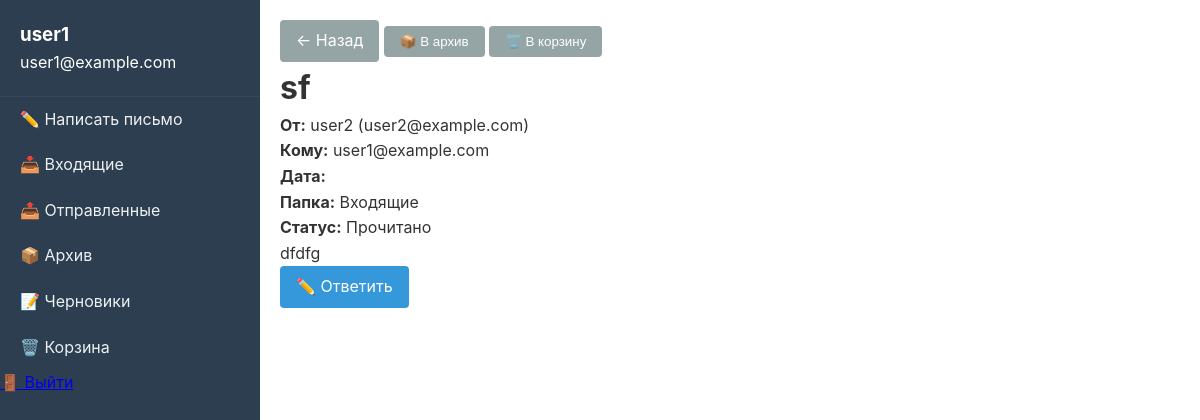
The page /email/11/ (signed in) on the database its author committed.
### mail/models.py (models this page shows)
class Email(models.Model):
    class Folder(models.TextChoices):
        INBOX = 'INBOX', 'Входящие'
        OUTBOX = 'OUTBOX', 'Исходящие'
        ARCHIVE = 'ARCHIVE', 'Архив'
        TRASH = 'TRASH', 'Корзина'
        DRAFTS = 'DRAFTS', 'Черновики'
    sender = models.ForeignKey(User, on_delete=models.CASCADE, related_name='sent_emails')
    recipients = models.ManyToManyField(User, related_name='received_emails')
    subject = models.CharField(max_length=255)
    body = models.TextField()
    created_at = models.DateTimeField(auto_now_add=True)
    sent_at = models.DateTimeField(null=True, blank=True)
    is_draft = models.BooleanField(default=False)

class EmailStatus(models.Model):
    email = models.ForeignKey(Email, on_delete=models.CASCADE, related_name='statuses')
    user = models.ForeignKey(User, on_delete=models.CASCADE, related_name='email_statuses')
    folder = models.CharField(max_length=10, choices=Email.Folder.choices, default=Email.Folder.INBOX)
    is_read = models.BooleanField(default=False)
    received_at = models.DateTimeField(default=timezone.now)
    class Meta:
        unique_together = ['email', 'user']

### mail/views.py (the view)
# urls.py: path('email/<int:email_id>/', views.email_detail, name='email_detail'),
@login_required
def email_detail(request, email_id):
    email = get_object_or_404(
        Email.objects.filter(
            Q(sender=request.user) | Q(recipients=request.user)
        ).select_related('sender').prefetch_related('recipients'),
        id=email_id
    )
    if request.user in email.recipients.all():
        EmailStatus.objects.filter(email=email, user=request.user).update(is_read=True)
    try:
        status = email.statuses.get(user=request.user)
    except EmailStatus.DoesNotExist:
        status = None
    return render(request, 'mail/email_detail.html', {
        'email': email,
        'status': status,
        'recipients_list': ', '.join([u.email for u in email.recipients.all()])
    })

### mail/templates/mail/email_detail.html (shortened to what this page needs)
{% extends 'mail/base.html' %}
{% block content %}
<div class="email-detail">
    <div class="email-header">
        <div class="email-actions">
            <a href="javascript:history.back()" class="btn-secondary">← Назад</a>
            {% if status.folder != 'ARCHIVE' %}
            <button onclick="moveEmail({{ email.id }}, 'ARCHIVE')" class="btn-secondary">📦 В архив</button>
            {% endif %}
            {% if status.folder != 'TRASH' %}
            <button onclick="moveEmail({{ email.id }}, 'TRASH')" class="btn-secondary">🗑️ В корзину</button>
            {% else %}
            <button onclick="deletePermanently({{ email.id }})" class="btn-danger">❌ Удалить навсегда</button>
            <button onclick="moveEmail({{ email.id }}, 'INBOX')" class="btn-secondary">↩️ Восстановить</button>
            {% endif %}
        </div>
    </div>
    <div class="email-content">
        <h1>{{ email.subject }}</h1>
        <div class="email-info">
            <p><strong>От:</strong> {{ email.sender.username }} ({{ email.sender.email }})</p>
            <p><strong>Кому:</strong> {{ recipients_list }}</p>
            <p><strong>Дата:</strong> {{ email.sent_at|date:"d.m.Y H:i"|default:email.created_at|date:"d.m.Y H:i" }}</p>
            {% if status %}
            <p><strong>Папка:</strong> {{ status.get_folder_display }}</p>
            <p><strong>Статус:</strong> {% if status.is_read %}Прочитано{% else %}Новое{% endif %}</p>
            {% endif %}
        </div>
        <div class="email-body">
            {{ email.body|linebreaks }}
        </div>
    </div>
    <div class="email-reply">
        <a href="{% url 'compose' %}?reply={{ email.id }}" class="btn-primary">✏️ Ответить</a>
    </div>
</div>
{% endblock %}

### mail/templates/mail/base.html (shortened to what this page needs)
<!DOCTYPE html>
<html lang="ru">
<head>
    {% load static %}
    <link rel="stylesheet" href="{% static 'mail/css/style.css' %}">
</head>
<body>
    {% if user.is_authenticated %}
    <div class="container">
        <aside class="sidebar">
            <div class="user-info">
                <h3>{{ user.username }}</h3>
                <p>{{ user.email }}</p>
            </div>
            <nav class="nav-menu">
                <a href="{% url 'compose' %}" class="compose-btn">✏️ Написать письмо</a>
                <ul>
                    <li class="{% if folder == 'inbox' %}active{% endif %}">
                        <a href="{% url 'inbox' %}">📥 Входящие
                        </a>
                    </li>
                    <li class="{% if folder == 'outbox' %}active{% endif %}">
                        <a href="{% url 'outbox' %}">📤 Отправленные</a>
                    </li>
                    <li class="{% if folder == 'archive' %}active{% endif %}">
                        <a href="{% url 'archive' %}">📦 Архив</a>
                    </li>
                    <li class="{% if folder == 'drafts' %}active{% endif %}">
                        <a href="{% url 'drafts' %}">📝 Черновики</a>
                    </li>
                    <li class="{% if folder == 'trash' %}active{% endif %}">
                        <a href="{% url 'trash' %}">🗑️ Корзина</a>
                    </li>
                </ul>
            </nav>
            <div class="logout">
                <a href="{% url 'logout' %}">🚪 Выйти</a>
            </div>
        </aside>
        <main class="content">
            {% block content %}{% endblock %}
        </main>
    </div>
    {% else %}
    <main>
        {% block auth_content %}{% endblock %}
    </main>
    {% endif %}
</body>
</html>

### mail/static/mail/css/style.css (style rules this page uses)
* { margin: 0; padding: 0; box-sizing: border-box; }
body { font-family: -apple-system, BlinkMacSystemFont, 'Segoe UI', Roboto, Arial, sans-serif; background: #f5f5f5; color: #333; line-height: 1.6; }
.container { display: flex; min-height: 100vh; }
.sidebar { width: 260px; background: #2c3e50; color: white; padding: 20px 0; display: flex; flex-direction: column; }
.user-info { padding: 0 20px 20px; border-bottom: 1px solid #34495e; }
.nav-menu ul { list-style: none; }
.nav-menu a { display: block; padding: 10px 20px; color: #ecf0f1; text-decoration: none; }
.content { flex: 1; padding: 20px; background: white; }
.btn-primary { display: inline-block; padding: 8px 16px; background: #3498db; color: white; text-decoration: none; border-radius: 4px; border: none; cursor: pointer; }
.btn-secondary { display: inline-block; padding: 8px 16px; background: #95a5a6; color: white; text-decoration: none; border-radius: 4px; border: none; cursor: pointer; }

### rows shown on the page
Email: subject "sf", sender.username "user2", sender.email "user2@example.com", body "dfdfg"
EmailStatus: folder "Входящие"

### other values the page prints
{{ user.username }} "user1"
{{ user.email }} "user1@example.com"
{{ recipients_list }} "user1@example.com"
